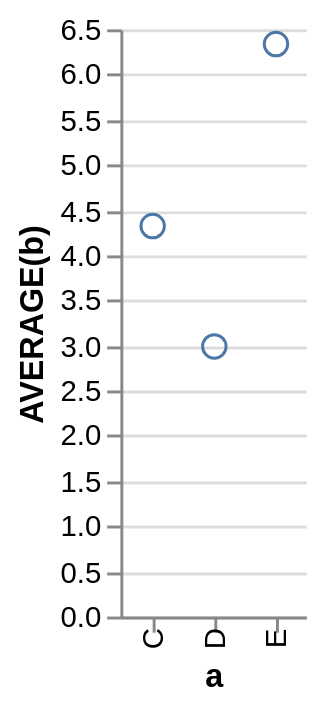

Specify this chart in Vega-Lite:
### Vega specification from a JSON file in a GitHub repository (floating-point values rounded to 4 significant figures)
{"$schema": "http://vega.github.io/schema/vega/v3.0.json", "autosize": "pad", "padding": 5, "encode": {"update": {"fill": {"value": "transparent"}}}, "data": [{"name": "source_0", "values": [{"a": "C", "b": 2}, {"a": "C", "b": 7}, {"a": "C", "b": 4}, {"a": "D", "b": 1}, {"a": "D", "b": 2}, {"a": "D", "b": 6}, {"a": "E", "b": 8}, {"a": "E", "b": 4}, {"a": "E", "b": 7}], "format": {"type": "json", "parse": {"b": "number"}}, "transform": [{"type": "filter", "expr": "datum[\"b\"] !== null && !isNaN(datum[\"b\"])"}, {"type": "aggregate", "groupby": ["a"], "ops": ["average"], "fields": ["b"], "as": ["average_b"]}]}], "signals": [{"name": "width", "update": "bandspace(domain('x').length, 1, 0.5) * 21"}, {"name": "height", "update": "200"}], "marks": [{"name": "marks", "type": "symbol", "role": "point", "from": {"data": "source_0"}, "encode": {"update": {"x": {"scale": "x", "field": "a"}, "y": {"scale": "y", "field": "average_b"}, "stroke": {"value": "#4c78a8"}, "fill": {"value": "transparent"}}}}], "scales": [{"name": "x", "type": "point", "domain": {"data": "source_0", "field": "a", "sort": true}, "range": {"step": 21}, "round": true, "padding": 0.5}, {"name": "y", "type": "linear", "domain": {"data": "source_0", "field": "average_b"}, "range": [200, 0], "round": true, "nice": true, "zero": true}], "axes": [{"scale": "x", "orient": "bottom", "tickCount": 5, "title": "a", "zindex": 1, "encode": {"labels": {"update": {"angle": {"value": 270}, "baseline": {"value": "middle"}}}}}, {"scale": "y", "format": "s", "orient": "left", "title": "AVERAGE(b)", "zindex": 1}, {"scale": "y", "domain": false, "format": "s", "grid": true, "labels": false, "orient": "left", "ticks": false, "zindex": 0, "gridScale": "x"}]}
